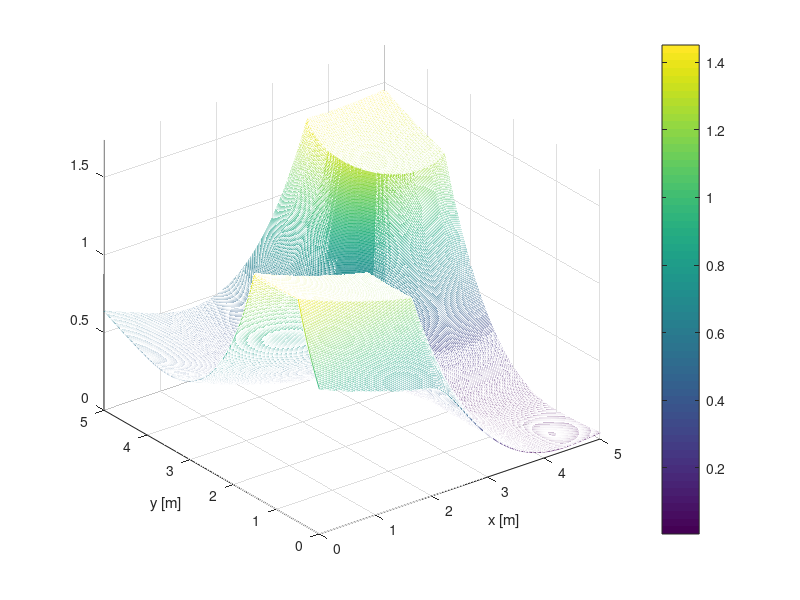

The MATLAB source for this figure: (Note: this script raises an error after producing the figure.)
clc; clear; close all

%% Control Panel
robot_xy = [1 4];
goal_xy = [4 1];


%% Defining Obstacles

load('field.mat')


%% Artificial Potential Field
eta = 10;
kp = .02;

d = bwdist(obstacle_field);
d = d/500;
rho = d+1;  % to avoid possible division by zero
rho0 = 1.5;

repulsive = eta * (1./rho - 1/rho0).^2;
repulsive(rho > rho0) = 0;

[x_mesh, y_mesh] = meshgrid(field_x, field_y);
attractive = kp * ( (x_mesh - goal_xy(1)).^2 + (y_mesh - goal_xy(2)).^2);

field =  repulsive + attractive;


%% Plotting Arena
figure
mesh(field_x, field_y, field)
colorbar
xlim(bounds_x)
ylim(bounds_y)
zlim([0, 1.2*max(max(field))])
xlabel('x [m]')
ylabel('y [m]')

hold on
draw_cylinder(robot_xy, 0.1, 'b')
draw_cylinder(goal_xy, 0.1, 'r')

legend('APF', 'Robot', 'Goal')


%% Gradient

figure
[FX, FY] = gradient(-field);
quiver(field_x, field_y, FX, FY)
xlabel('x [m]')
ylabel('y [m]')


%% Functions

function [] = draw_cylinder(xy, r, color)
   [xc,yc,z] = cylinder(r);
   
   xc = xc + xy(1);
   yc = yc + xy(2);
   z_height = max(z, [], 'all');
   z = z/z_height * 0.5;
   
   surf(xc,yc,z, 'FaceColor', color, 'EdgeColor', 'none')
end